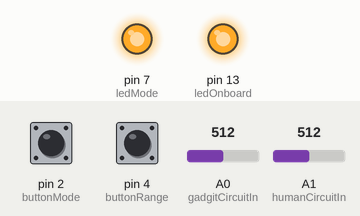
Simulated run of this sketch. Board: Arduino Uno, built with avr-gcc and run on an emulated ATmega328P. On the bench: output pins drawn as LEDs (lit = HIGH). Inputs (shaded band) come from the test bench; at power-on: pin 2 (buttonMode) LOW, A1 (humanCircuitIn) = 512, pin 4 (buttonRange) LOW, A0 (gadgitCircuitIn) = 512. What the sketch prints to the serial monitor is not drawn.

Above: at 1.2 s.
1.3 s: pin 2 (buttonMode) pulled HIGH for 0.15 s
At 1.6 s:
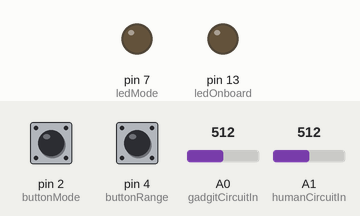
2.9 s: A1 (humanCircuitIn) set to 984
4.4 s: A1 (humanCircuitIn) set to 1011
7.4 s: pin 4 (buttonRange) pulled HIGH for 0.15 s
At 8.6 s:
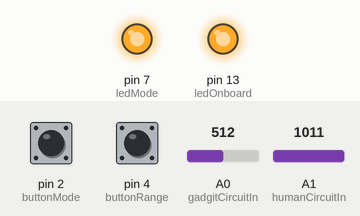
13.5 s: pin 2 (buttonMode) pulled HIGH for 1 s
At 14.5 s:
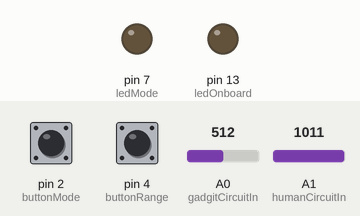
Timing chart, 0 to 16.5 s (numbered marks = the images above; inputs shaded):
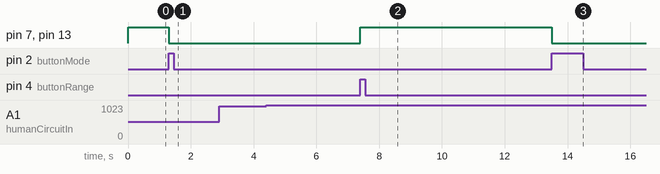

The sketch:

_02_buttonAndMode.ino
```cpp
#define buttonMode 2
#define buttonRange 4
#define ledStrip 6
#define ledMode 7
#define audioOut 8
#define ledOnboard 13

#define gadgitCircuitIn A0
#define humanCircuitIn A1

uint8_t currentMode = 0; //modes could be 0 - 8
int currentVal = 0;

void setup(){
  pinMode(buttonMode, INPUT);
  pinMode(buttonRange, INPUT);
  pinMode(ledMode, OUTPUT);
  pinMode(ledOnboard, OUTPUT);

  Serial.begin(57600);
}

void loop(){

  /* update buttons and mode LEDs */
  updateButtons();
  updateModeLeds();

  switch(currentMode){

    case 0: //--- REGULAR GADGIT MODE ---
      digitalWrite(ledOnboard, HIGH);
      currentVal = analogRead(gadgitCircuitIn);
      //TODO: map currentVal to 0-1000 or 0-100 or something even


      Serial.print("GADGIT currentVal:\t");
      Serial.println(currentVal);
      break;

    case 1: //--- HUMAN CIRCUIT MODE ---
      digitalWrite(ledOnboard, LOW);
      currentVal = analogRead(humanCircuitIn);
      //TODO: map currentVal to 0-1000 or 0-100 or something even


      Serial.print("HUMAN currentVal:\t");
      Serial.println(currentVal);

      break;
  }
}

void updateButtons(){
  /* check both buttons, set the global currentMode to
   * whichever button has last been pressed   */

  int currModeBut = digitalRead(buttonMode);
  if(currModeBut) currentMode = 1;

  int currRangeBut = digitalRead(buttonRange);
  if(currRangeBut) currentMode = 0;
}


void updateModeLeds(){
  /* check current mode and turn on correct modeLED */
  if(currentMode == 0)  digitalWrite(ledMode, HIGH);
  else digitalWrite(ledMode, LOW);
}
```

Measured:
- after the input at 1.3 s, pin 7 (ledMode), pin 13 (ledOnboard): HIGH → LOW at once
- after the input at 7.4 s, pin 7 (ledMode), pin 13 (ledOnboard): LOW → HIGH at once
- after the input at 13.5 s, pin 7 (ledMode), pin 13 (ledOnboard): HIGH → LOW at once
